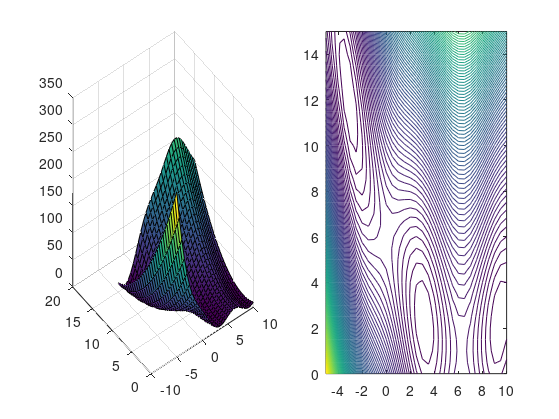

Reproduce this figure in MATLAB.
[X,Y] = meshgrid(-5:.5:10,0:.5:15);
Z = (Y-5*X.^2/(4*pi^2)+5*X./pi-6).^2+10*(1-1/(8*pi))*cos(X)+10;
subplot(1,2,1);
surf(X,Y,Z);
subplot(1,2,2);
contour(X,Y,Z,100);
% Issaugojimas
set(gcf,'PaperPositionMode','auto');
saveas(gcf,'Branin.eps','psc2');